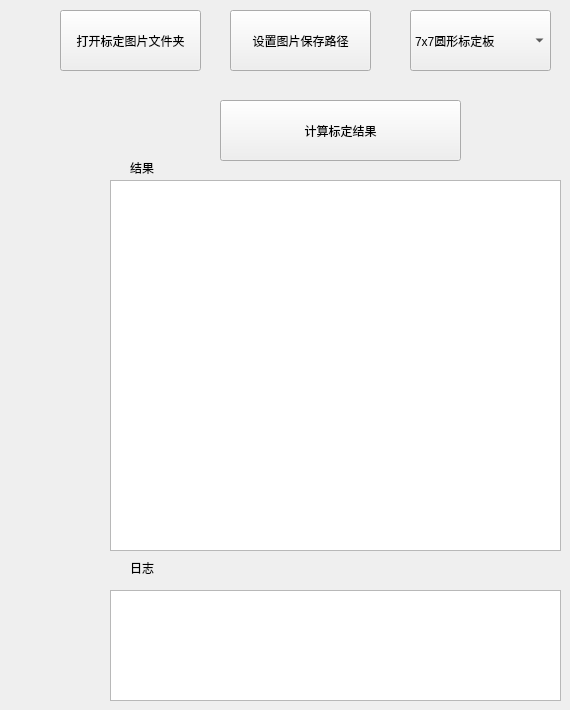
    <widget class="QWidget" name="tab">
     <attribute name="title">
      <string>相机标定</string>
     </attribute>
     <widget class="QPushButton" name="pushButton_getResult">
      <property name="geometry">
       <rect>
        <x>220</x>
        <y>100</y>
        <width>241</width>
        <height>61</height>
       </rect>
      </property>
      <property name="text">
       <string>计算标定结果</string>
      </property>
     </widget>
     <widget class="QPushButton" name="pushButton_openfolder">
      <property name="geometry">
       <rect>
        <x>60</x>
        <y>10</y>
        <width>141</width>
        <height>61</height>
       </rect>
      </property>
      <property name="text">
       <string>打开标定图片文件夹</string>
      </property>
     </widget>
     <widget class="QPlainTextEdit" name="plainTextEdit_result">
      <property name="geometry">
       <rect>
        <x>110</x>
        <y>180</y>
        <width>451</width>
        <height>371</height>
       </rect>
      </property>
     </widget>
     <widget class="QLabel" name="label_2">
      <property name="geometry">
       <rect>
        <x>130</x>
        <y>160</y>
        <width>54</width>
        <height>16</height>
       </rect>
      </property>
      <property name="text">
       <string>结果</string>
      </property>
     </widget>
     <widget class="QLabel" name="label">
      <property name="geometry">
       <rect>
        <x>130</x>
        <y>560</y>
        <width>54</width>
        <height>16</height>
       </rect>
      </property>
      <property name="text">
       <string>日志</string>
      </property>
     </widget>
     <widget class="QPlainTextEdit" name="plainTextEdit_log">
      <property name="geometry">
       <rect>
        <x>110</x>
        <y>590</y>
        <width>451</width>
        <height>111</height>
       </rect>
      </property>
     </widget>
     <widget class="QPushButton" name="pushButton_6">
      <property name="geometry">
       <rect>
        <x>230</x>
        <y>10</y>
        <width>141</width>
        <height>61</height>
       </rect>
      </property>
      <property name="text">
       <string>设置图片保存路径</string>
      </property>
     </widget>
     <widget class="QComboBox" name="comboBox">
      <property name="geometry">
       <rect>
        <x>410</x>
        <y>10</y>
        <width>141</width>
        <height>61</height>
       </rect>
      </property>
      <item>
       <property name="text">
        <string>7x7圆形标定板</string>
       </property>
      </item>
      <item>
       <property name="text">
        <string>棋盘格标定板</string>
       </property>
      </item>
     </widget>
    </widget>
